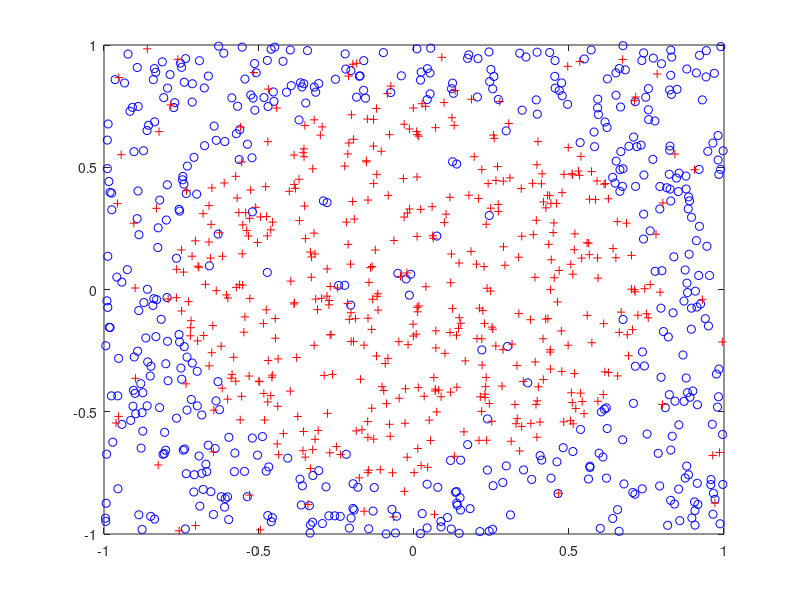

Write MATLAB code to recreate this figure. (Note: this script raises an error after producing the figure.)
pkg load statistics

% 13-15
% linear regression
N = 1000;
x = 2 * rand(N, 2) - 1;
noise = rand(N, 1);
noise(noise <= .1) = -1;
noise(noise > .1) = 1;
y = sign(x(:, 1).^2 + x(:, 2).^2 - .6) .* noise;
positive = find(y >= 0);
negive = find(y < 0);
plot(x(positive, 1), x(positive, 2), 'bo', x(negive, 1), x(negive, 2), 'r+');

X = [ones(N, 1) x];
w = pinv(X' * X) * X' * y;
yt = sign(X * w);
printf('Linear regress error is %f\n', sum(yt != y) / N);
pause;
printf('Plot linear fit on data\n');
f = @(w, x, y) w(1) + w(2) * x + w(3) * y;
plot_fit(f, w, -1:.01:1, -1:.01:1);
pause;

% feature transform
X = [ones(N, 1) x x(:, 1) .* x(:, 2) x.^2];
w = pinv(X' * X) * X' * y;
yt = sign(X * w);
printf('Quadratic feature transform error is %f\n', sum(yt != y) / N);
pause;
printf('Plot quadratic fit on data\n');
f = @(w, x, y) w(1) + w(2) * x + w(3) * y + w(4) * (x .* y) + w(5) * x.^2 + w(6) * y.^2;
plot_fit(f, w, -1:.01:1, -1:.01:1);
% hold on;
% [x1 x2] = meshgrid(-1:.01:1);
% z = w(1) + w(2) * x1 + w(3) * x2 + w(4) * (x1 .* x2) + w(5) * x1.^2 + w(6) * x2.^2;
% contour(x1, x2, z, [0 0], 'r-', 'LineWidth', 2);
% hold off;
